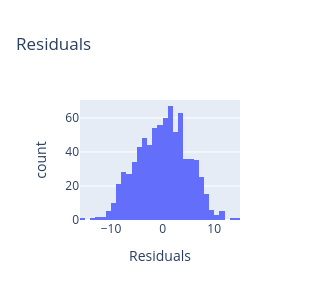
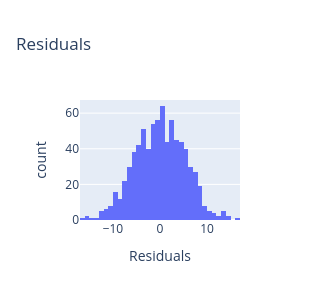
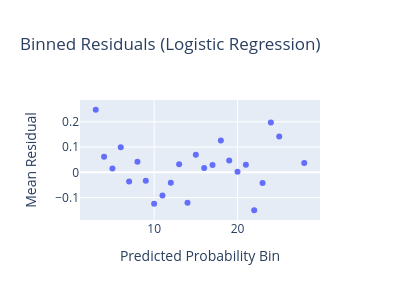
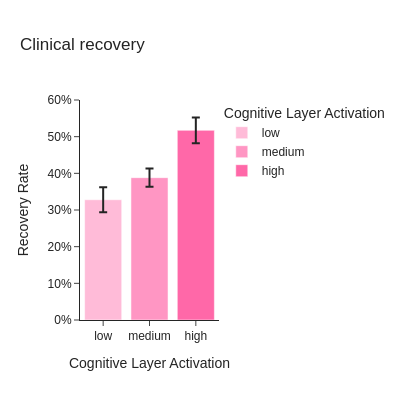

Write notebook code for charts like these, in order.
### Markdown cell above
### Cognitive layer score prediction

### Code cell
# Read in and filter data
df = df_rw_clinical.merge(
    df_rw_pids.groupby('pid')[['cognitive_layer_score','n_user_messages']].sum().reset_index(),on='pid',how='inner'
)

mask = (df['access_time_days']>=14)
n = df['pid'].nunique()
print(f"N participants = {n}")
n_exclude = df.loc[~mask,'pid'].nunique()
print(f"Excluding {n_exclude} participants who have fewer than 2 weeks between symptom measurements")

df = df.loc[mask,].copy().reset_index(drop=True)
print(f"N participants = {df['pid'].nunique()}")
print(f"--- NHS patients = {df.loc[df['source']=='nhs','pid'].nunique()}")
print(f"--- User research participants = {df.loc[df['source']=='user_research','pid'].nunique()}")

print(f'------ User research participants with 10+ weeks of data: {df.loc[(df["source"]=="user_research") & (df["access_time_days"]>=10*7),"pid"].nunique()}')

# Group by participant
df = df.groupby('pid').agg({
    'gad7_start': 'first',
    'phq9_start': 'first',
    'gad7_delta': 'first',
    'phq9_delta': 'first',
    'recovery': 'first',
    'cognitive_layer_score': 'sum',
    'n_user_messages': 'sum',
    'access_time_days': 'first',
    }).reset_index()

df['z_cl'] = zscore(np.sqrt(df['cognitive_layer_score']))
df['z_n_user_messages'] = zscore(df['n_user_messages']**2)

print(f"\nMedian time between symptom measurements = {df['access_time_days'].median():.2f} days ({df['access_time_days'].median()/7:.1f} weeks +/ {df['access_time_days'].std()/7:.1f})")

# Engagement metrics
engagement_df = (
    df_rw_pids
    .loc[df_rw_pids['pid'].isin(list(df['pid'].unique()))]
    .copy()
    .reset_index(drop=True)
)
engagement_df['n_exchanges'] = (engagement_df['n_user_messages'] * 2) + 1 # agent responds to each user message

n_conversations = engagement_df.groupby('pid')['conversation_id'].nunique().agg(['mean','std'])
print(f"N conversations per participant: M = {n_conversations['mean']:.1f}, SD = {n_conversations['std']:.1f}")

n_exchanges = engagement_df['n_exchanges'].agg(['mean','std'])
print(f"N exchanges per conversation: M = {n_exchanges['mean']:.1f}, SD = {n_exchanges['std']:.1f}, median = {engagement_df['n_exchanges'].median():.1f}")

# ------------------------------------------------------------------------------------------------------------------------------------
# Model
# ------------------------------------------------------------------------------------------------------------------------------------

# Symptom reduction
for outcome in ['gad7_delta','phq9_delta']:

    print_title(outcome)

    model = smf.ols(f'{outcome} ~ z_cl + z_n_user_messages + gad7_start + phq9_start', data=df).fit()
    print(model.summary())
    print(f"β = {model.params['z_cl']:.2f}, 95% CI = [{model.conf_int().loc['z_cl',0]:.2f}, {model.conf_int().loc['z_cl',1]:.2f}], P = {readable_pvalue(model.pvalues['z_cl'])}")
    display_residuals(model)

# Recovery rate
model_df = df.copy()
model_df['recovery'] = model_df['recovery'].astype(int)

model = smf.logit(f"recovery ~ z_cl + z_n_user_messages + gad7_start + phq9_start", data=model_df).fit()
print(model.summary())
print(f"β = {model.params['z_cl']:.2f}, 95% CI = [{model.conf_int().loc['z_cl',0]:.2f}, {model.conf_int().loc['z_cl',1]:.2f}], P = {readable_pvalue(model.pvalues['z_cl'])}")
odds_ratio = np.exp(model.params['z_cl'])
ci_lower = np.exp(model.conf_int().loc['z_cl', 0])
ci_upper = np.exp(model.conf_int().loc['z_cl', 1])
print(f"OR = {odds_ratio:.2f}, 95% CI = [{ci_lower:.2f}, {ci_upper:.2f}]")

display_residuals(model,'logistic')

# ------------------------------------------------------------------------------------------------------------------------------------
# Plot
# ------------------------------------------------------------------------------------------------------------------------------------
plot_df = df.copy()
plot_df['recovery'] = plot_df['recovery'].astype(int)

bands = {
    'low': [0,.25],
    'medium': [.25,.75],
    'high': [.75,1]
}

plot_df['cl_band'] = None
for label,band in bands.items():
    q1 = plot_df['cognitive_layer_score'].quantile(band[0])
    q2 = plot_df['cognitive_layer_score'].quantile(band[1])
    mask = (plot_df['cognitive_layer_score']>=q1) & (plot_df['cognitive_layer_score']<=q2)
    plot_df.loc[mask,'cl_band'] = label

summary = plot_df.groupby('cl_band').agg({
    'recovery': ['mean','count'],
    'cognitive_layer_score': 'mean'
}).reset_index()
summary.columns = ['cl_band','recovery','count','cognitive_layer_score']
summary['sem'] = np.sqrt(summary['recovery'] * (1 - summary['recovery']) / summary['count'])
summary = summary.sort_values(by='cognitive_layer_score')
print(summary)

fig = px.bar(
    summary,
    x='cl_band',
    y='recovery',
    error_y='sem',
    title=f"Clinical recovery",
    labels={'cl_band': 'Cognitive Layer Activation', 'recovery': 'Recovery Rate'},
    color='cl_band',
    width=400,
    height=400,
    template='simple_white',
    category_orders={'cl_band': ['low', 'medium', 'high']},
    color_discrete_map={'high': '#ff68a8', 'medium': '#FF96C3', 'low': '#ffbbd8'},
)
fig.update_yaxes(tickformat='.0%',range=[0,.6])
fig.update_layout(font=dict(family='Arial'))
fig.show()

fig.update_layout(
    showlegend=False
)
fig.write_image(f"../results/realworld_recovery.svg",width=400,height=400)

### Figure 1 — Plotly figure (JSON) as saved in the notebook; plotly's stock layout.template omitted (floating-point values rounded to 4 significant figures; data arrays with more than 128 entries replaced by an {"elided": "..."} marker saying what was removed)
{"data": [{"bingroup": "x", "hovertemplate": "variable=0<br>value=%{x}<br>count=%{y}<extra></extra>", "legendgroup": "0", "marker": {"color": "#636efa", "pattern": {"shape": ""}}, "name": "0", "orientation": "v", "showlegend": true, "type": "histogram", "x": {"elided": "781 float values"}, "xaxis": "x", "yaxis": "y"}], "layout": {"barmode": "relative", "height": 300, "legend": {"title": {"text": "variable"}, "tracegroupgap": 0}, "showlegend": false, "title": {"text": "Residuals"}, "width": 300, "xaxis": {"anchor": "y", "domain": [0, 1], "title": {"text": "Residuals"}}, "yaxis": {"anchor": "x", "domain": [0, 1], "title": {"text": "count"}}}}

### Figure 2 — Plotly figure (JSON) as saved in the notebook; plotly's stock layout.template omitted (floating-point values rounded to 4 significant figures; data arrays with more than 128 entries replaced by an {"elided": "..."} marker saying what was removed)
{"data": [{"bingroup": "x", "hovertemplate": "variable=0<br>value=%{x}<br>count=%{y}<extra></extra>", "legendgroup": "0", "marker": {"color": "#636efa", "pattern": {"shape": ""}}, "name": "0", "orientation": "v", "showlegend": true, "type": "histogram", "x": {"elided": "781 float values"}, "xaxis": "x", "yaxis": "y"}], "layout": {"barmode": "relative", "height": 300, "legend": {"title": {"text": "variable"}, "tracegroupgap": 0}, "showlegend": false, "title": {"text": "Residuals"}, "width": 300, "xaxis": {"anchor": "y", "domain": [0, 1], "title": {"text": "Residuals"}}, "yaxis": {"anchor": "x", "domain": [0, 1], "title": {"text": "count"}}}}

### Figure 3 — Plotly figure (JSON) as saved in the notebook; plotly's stock layout.template omitted (floating-point values rounded to 4 significant figures)
{"data": [{"customdata": [[0.1273, 8.0], [0.1528, 28.0], [0.1853, 55.0], [0.2175, 41.0], [0.2524, 51.0], [0.2851, 55.0], [0.3153, 39.0], [0.35, 62.0], [0.3845, 58.0], [0.4168, 48.0], [0.4479, 50.0], [0.4825, 47.0], [0.5183, 51.0], [0.5472, 39.0], [0.5847, 44.0], [0.6179, 39.0], [0.6489, 23.0], [0.682, 19.0], [0.7198, 12.0], [0.7503, 5.0], [0.7919, 4.0], [0.8031, 1.0], [0.8582, 1.0], [0.9631, 1.0]], "hovertemplate": "Predicted Probability Bin=%{x}<br>Mean Residual=%{y}<br>mean_pred_prob=%{customdata[0]}<br>count=%{customdata[1]}<extra></extra>", "legendgroup": "", "marker": {"color": "#636efa", "symbol": "circle"}, "mode": "markers", "name": "", "orientation": "v", "showlegend": false, "type": "scatter", "x": [3, 4, 5, 6, 7, 8, 9, 10, 11, 12, 13, 14, 15, 16, 17, 18, 19, 20, 21, 22, 23, 24, 25, 28], "xaxis": "x", "y": [0.2477, 0.06149, 0.0147, 0.09955, -0.03675, 0.04222, -0.03322, -0.1242, -0.0914, -0.04184, 0.03208, -0.1208, 0.06993, 0.01689, 0.02897, 0.1257, 0.04676, 0.002189, 0.03023, -0.1503, -0.04186, 0.1969, 0.1418, 0.03693], "yaxis": "y"}], "layout": {"height": 300, "legend": {"tracegroupgap": 0}, "showlegend": false, "title": {"text": "Binned Residuals (Logistic Regression)"}, "width": 400, "xaxis": {"anchor": "y", "domain": [0, 1], "title": {"text": "Predicted Probability Bin"}}, "yaxis": {"anchor": "x", "domain": [0, 1], "title": {"text": "Mean Residual"}}}}

### Figure 4 — Plotly figure (JSON) as saved in the notebook; plotly's stock layout.template omitted (floating-point values rounded to 4 significant figures)
{"data": [{"error_y": {"array": [0.03415]}, "hovertemplate": "Cognitive Layer Activation=%{x}<br>Recovery Rate=%{y}<extra></extra>", "legendgroup": "low", "marker": {"color": "#ffbbd8", "pattern": {"shape": ""}}, "name": "low", "orientation": "v", "showlegend": true, "textposition": "auto", "type": "bar", "x": ["low"], "xaxis": "x", "y": [0.328], "yaxis": "y"}, {"error_y": {"array": [0.02471]}, "hovertemplate": "Cognitive Layer Activation=%{x}<br>Recovery Rate=%{y}<extra></extra>", "legendgroup": "medium", "marker": {"color": "#FF96C3", "pattern": {"shape": ""}}, "name": "medium", "orientation": "v", "showlegend": true, "textposition": "auto", "type": "bar", "x": ["medium"], "xaxis": "x", "y": [0.3882], "yaxis": "y"}, {"error_y": {"array": [0.03507]}, "hovertemplate": "Cognitive Layer Activation=%{x}<br>Recovery Rate=%{y}<extra></extra>", "legendgroup": "high", "marker": {"color": "#ff68a8", "pattern": {"shape": ""}}, "name": "high", "orientation": "v", "showlegend": true, "textposition": "auto", "type": "bar", "x": ["high"], "xaxis": "x", "y": [0.5172], "yaxis": "y"}], "layout": {"barmode": "relative", "font": {"family": "Arial"}, "height": 400, "legend": {"title": {"text": "Cognitive Layer Activation"}, "tracegroupgap": 0}, "title": {"text": "Clinical recovery"}, "width": 400, "xaxis": {"anchor": "y", "categoryarray": ["low", "medium", "high"], "categoryorder": "array", "domain": [0, 1], "title": {"text": "Cognitive Layer Activation"}}, "yaxis": {"anchor": "x", "domain": [0, 1], "range": [0, 0.6], "tickformat": ".0%", "title": {"text": "Recovery Rate"}}}}
